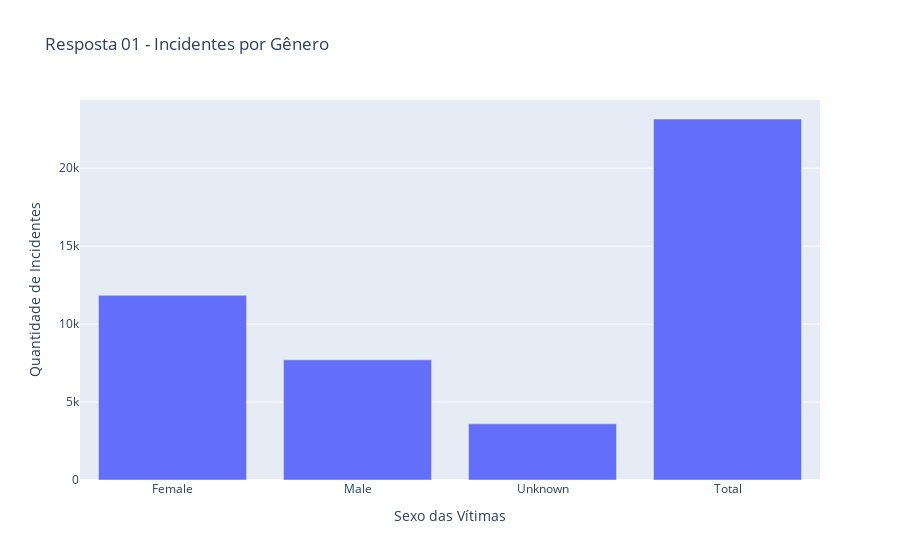

The notebook cell this image was saved under:
### Code cell
# Geração do Gráfico
# Cria a figura
fig = go.Figure(go.Bar(x = perg1['Victims_Sex'], y = perg1['Qtde'],))

# Configura o layout
fig.update_layout(title_text = 'Resposta 01 - Incidentes por Gênero',
                  xaxis_title = "Sexo das Vítimas",
                  yaxis_title = "Quantidade de Incidentes")

# Mostra o gráfico
fig.show()

### Figure 1 — Plotly figure (JSON) as saved in the notebook; plotly's stock layout.template omitted (floating-point values rounded to 4 significant figures)
{"data": [{"type": "bar", "x": ["Female", "Male", "Unknown", "Total"], "y": [11847, 7709, 3602, 23158]}], "layout": {"title": {"text": "Resposta 01 - Incidentes por Gênero"}, "xaxis": {"title": {"text": "Sexo das Vítimas"}}, "yaxis": {"title": {"text": "Quantidade de Incidentes"}}}}
